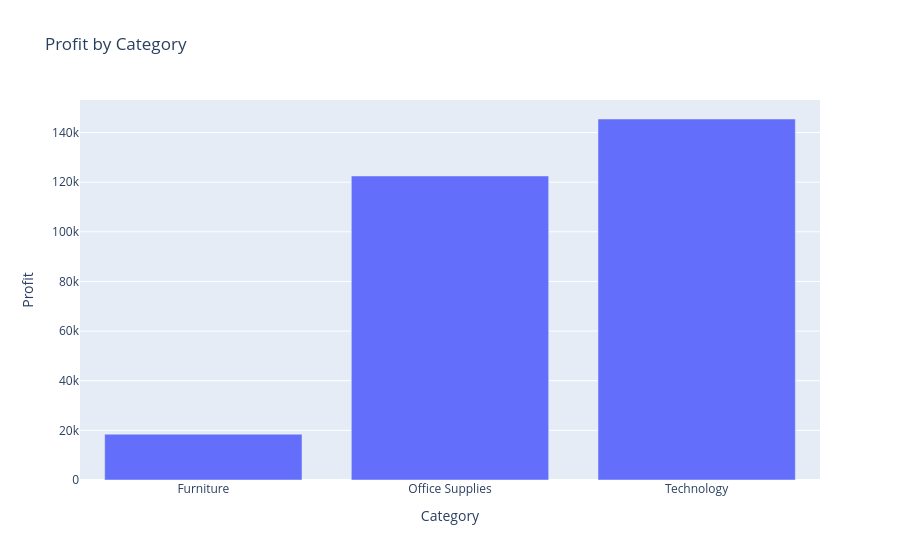

Notebook code cell kept with this figure:
### Code cell
fig = px.bar(
    profit_by_category,
    x='Category',
    y='Profit',
    title='Profit by Category'
)

fig.show()

### Figure 1 — Plotly figure (JSON) as saved in the notebook; plotly's stock layout.template omitted (floating-point values rounded to 4 significant figures)
{"data": [{"hovertemplate": "Category=%{x}<br>Profit=%{y}<extra></extra>", "legendgroup": "", "marker": {"color": "#636efa", "pattern": {"shape": ""}}, "name": "", "orientation": "v", "showlegend": false, "textposition": "auto", "type": "bar", "x": ["Furniture", "Office Supplies", "Technology"], "xaxis": "x", "y": [18450.0, 122500.0, 145500.0], "yaxis": "y"}], "layout": {"barmode": "relative", "legend": {"tracegroupgap": 0}, "title": {"text": "Profit by Category"}, "xaxis": {"anchor": "y", "domain": [0, 1], "title": {"text": "Category"}}, "yaxis": {"anchor": "x", "domain": [0, 1], "title": {"text": "Profit"}}}}
